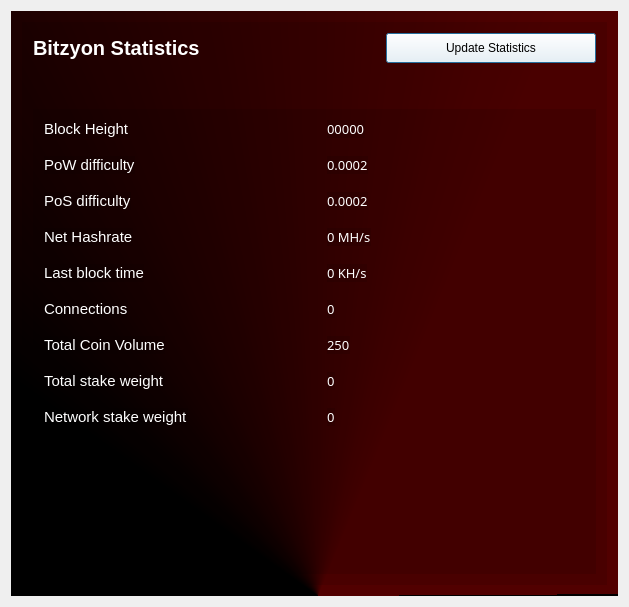
<?xml version="1.0" encoding="UTF-8"?>
<ui version="4.0">
 <class>StatisticsPage</class>
 <widget class="QWidget" name="StatisticsPage">
  <property name="windowModality">
   <enum>Qt::NonModal</enum>
  </property>
  <property name="geometry">
   <rect>
    <x>0</x>
    <y>0</y>
    <width>629</width>
    <height>607</height>
   </rect>
  </property>
  <property name="windowTitle">
   <string>Digging</string>
  </property>
  <property name="autoFillBackground">
   <bool>false</bool>
  </property>
  <property name="styleSheet">
   <string notr="true">font: 75 12pt &quot;Century Gothic&quot;;</string>
  </property>
  <layout class="QGridLayout" name="gridLayout">
   <property name="sizeConstraint">
    <enum>QLayout::SetMaximumSize</enum>
   </property>
   <item row="0" column="1">
    <widget class="QFrame" name="verticalFrame">
     <property name="minimumSize">
      <size>
       <width>0</width>
       <height>0</height>
      </size>
     </property>
     <property name="styleSheet">
      <string notr="true">background-color: qconicalgradient(cx:0.506, cy:1, angle:0.2, stop:0.1875 rgba(81, 0, 0, 255), stop:0.397727 rgba(0, 0, 0, 255))</string>
     </property>
     <layout class="QVBoxLayout" name="verticalLayout">
      <item>
       <widget class="QFrame" name="gridFrame_2">
        <property name="styleSheet">
         <string notr="true">background-color: rgba(0, 0, 0, 0.1);
color: #ffffff;
font: 75 10pt &quot;MS Shell Dlg 2&quot;;</string>
        </property>
        <layout class="QGridLayout" name="gridLayout_4">
         <item row="1" column="0">
          <layout class="QHBoxLayout" name="horizontalLayout_4">
           <property name="spacing">
            <number>7</number>
           </property>
           <item>
            <widget class="QLabel" name="label_5">
             <property name="font">
              <font>
               <family>MS Shell Dlg 2</family>
               <pointsize>16</pointsize>
               <weight>9</weight>
               <italic>false</italic>
               <bold>false</bold>
              </font>
             </property>
             <property name="styleSheet">
              <string notr="true">background: none;
color: #ffffff;
font: 75 16pt &quot;MS Shell Dlg 2&quot;;</string>
             </property>
             <property name="text">
              <string>&lt;html&gt;&lt;head/&gt;&lt;body&gt;&lt;p&gt;&lt;span style=&quot; font-size:20px; font-weight:600; color:#ffffff;&quot;&gt;Bitzyon Statistics&lt;/span&gt;&lt;/p&gt;&lt;/body&gt;&lt;/html&gt;</string>
             </property>
            </widget>
           </item>
           <item>
            <spacer name="horizontalSpacer_2">
             <property name="orientation">
              <enum>Qt::Horizontal</enum>
             </property>
             <property name="sizeHint" stdset="0">
              <size>
               <width>40</width>
               <height>20</height>
              </size>
             </property>
            </spacer>
           </item>
           <item>
            <widget class="QPushButton" name="startButton">
             <property name="sizePolicy">
              <sizepolicy hsizetype="Fixed" vsizetype="Fixed">
               <horstretch>0</horstretch>
               <verstretch>0</verstretch>
              </sizepolicy>
             </property>
             <property name="minimumSize">
              <size>
               <width>210</width>
               <height>30</height>
              </size>
             </property>
             <property name="styleSheet">
              <string notr="true">background: #ffffff;
color: #000000;
font: 75 12pt &quot;MS Shell Dlg 2&quot;;</string>
             </property>
             <property name="text">
              <string>Update Statistics</string>
             </property>
             <property name="default">
              <bool>true</bool>
             </property>
            </widget>
           </item>
          </layout>
         </item>
         <item row="4" column="0" rowspan="2">
          <widget class="QFrame" name="frame">
           <property name="styleSheet">
            <string notr="true">background-color: rgb(0, 0, 0, 0.1);</string>
           </property>
           <layout class="QFormLayout" name="formLayout_2">
            <property name="fieldGrowthPolicy">
             <enum>QFormLayout::FieldsStayAtSizeHint</enum>
            </property>
            <property name="horizontalSpacing">
             <number>139</number>
            </property>
            <property name="verticalSpacing">
             <number>18</number>
            </property>
            <property name="rightMargin">
             <number>1</number>
            </property>
            <item row="1" column="0">
             <widget class="QLabel" name="label_14">
              <property name="styleSheet">
               <string notr="true">font: 75 10pt &quot;Century Gothic&quot;;</string>
              </property>
              <property name="text">
               <string>&lt;html&gt;&lt;head/&gt;&lt;body&gt;&lt;p&gt;&lt;span style=&quot; font-size:11pt;&quot;&gt;Block Height&lt;/span&gt;&lt;/p&gt;&lt;/body&gt;&lt;/html&gt;</string>
              </property>
             </widget>
            </item>
            <item row="1" column="1">
             <widget class="QLabel" name="heightBox">
              <property name="font">
               <font>
                <family>Century Gothic</family>
                <pointsize>10</pointsize>
                <weight>9</weight>
                <italic>false</italic>
                <bold>false</bold>
               </font>
              </property>
              <property name="styleSheet">
               <string notr="true">font: 75 10pt &quot;Century Gothic&quot;;</string>
              </property>
              <property name="text">
               <string>00000</string>
              </property>
              <property name="textInteractionFlags">
               <set>Qt::LinksAccessibleByMouse|Qt::TextSelectableByMouse</set>
              </property>
             </widget>
            </item>
            <item row="2" column="0">
             <widget class="QLabel" name="label_13">
              <property name="styleSheet">
               <string notr="true">font: 75 10pt &quot;Century Gothic&quot;;</string>
              </property>
              <property name="text">
               <string>&lt;html&gt;&lt;head/&gt;&lt;body&gt;&lt;p&gt;&lt;span style=&quot; font-size:11pt;&quot;&gt;PoW difficulty&lt;/span&gt;&lt;/p&gt;&lt;/body&gt;&lt;/html&gt;</string>
              </property>
             </widget>
            </item>
            <item row="2" column="1">
             <widget class="QLabel" name="diffBox">
              <property name="font">
               <font>
                <family>Century Gothic</family>
                <pointsize>10</pointsize>
                <weight>9</weight>
                <italic>false</italic>
                <bold>false</bold>
               </font>
              </property>
              <property name="styleSheet">
               <string notr="true">font: 75 10pt &quot;Century Gothic&quot;;</string>
              </property>
              <property name="text">
               <string>0.0002</string>
              </property>
             </widget>
            </item>
            <item row="3" column="0">
             <widget class="QLabel" name="label_9">
              <property name="styleSheet">
               <string notr="true">font: 75 10pt &quot;Century Gothic&quot;;</string>
              </property>
              <property name="text">
               <string>&lt;html&gt;&lt;head/&gt;&lt;body&gt;&lt;p&gt;&lt;span style=&quot; font-size:11pt;&quot;&gt;PoS difficulty&lt;/span&gt;&lt;/p&gt;&lt;/body&gt;&lt;/html&gt;</string>
              </property>
             </widget>
            </item>
            <item row="3" column="1">
             <widget class="QLabel" name="diffBox2">
              <property name="font">
               <font>
                <family>Century Gothic</family>
                <pointsize>10</pointsize>
                <weight>9</weight>
                <italic>false</italic>
                <bold>false</bold>
               </font>
              </property>
              <property name="styleSheet">
               <string notr="true">font: 75 10pt &quot;Century Gothic&quot;;</string>
              </property>
              <property name="text">
               <string>0.0002</string>
              </property>
             </widget>
            </item>
            <item row="4" column="0">
             <widget class="QLabel" name="label_16">
              <property name="styleSheet">
               <string notr="true">font: 75 10pt &quot;Century Gothic&quot;;</string>
              </property>
              <property name="text">
               <string>&lt;html&gt;&lt;head/&gt;&lt;body&gt;&lt;p&gt;&lt;span style=&quot; font-size:11pt;&quot;&gt;Net Hashrate&lt;/span&gt;&lt;/p&gt;&lt;/body&gt;&lt;/html&gt;</string>
              </property>
             </widget>
            </item>
            <item row="4" column="1">
             <widget class="QLabel" name="pawrateBox">
              <property name="font">
               <font>
                <family>Century Gothic</family>
                <pointsize>10</pointsize>
                <weight>9</weight>
                <italic>false</italic>
                <bold>false</bold>
               </font>
              </property>
              <property name="styleSheet">
               <string notr="true">font: 75 10pt &quot;Century Gothic&quot;;</string>
              </property>
              <property name="text">
               <string>0 MH/s</string>
              </property>
             </widget>
            </item>
            <item row="5" column="0">
             <widget class="QLabel" name="label3_2">
              <property name="sizePolicy">
               <sizepolicy hsizetype="Preferred" vsizetype="Maximum">
                <horstretch>0</horstretch>
                <verstretch>0</verstretch>
               </sizepolicy>
              </property>
              <property name="styleSheet">
               <string notr="true">font: 75 10pt &quot;Century Gothic&quot;;</string>
              </property>
              <property name="text">
               <string>&lt;html&gt;&lt;head/&gt;&lt;body&gt;&lt;p&gt;&lt;span style=&quot; font-size:11pt;&quot;&gt;Last block time&lt;/span&gt;&lt;/p&gt;&lt;/body&gt;&lt;/html&gt;</string>
              </property>
             </widget>
            </item>
            <item row="5" column="1">
             <widget class="QLabel" name="localBox">
              <property name="font">
               <font>
                <family>Century Gothic</family>
                <pointsize>10</pointsize>
                <weight>9</weight>
                <italic>false</italic>
                <bold>false</bold>
               </font>
              </property>
              <property name="styleSheet">
               <string notr="true">font: 75 10pt &quot;Century Gothic&quot;;</string>
              </property>
              <property name="text">
               <string>0 KH/s</string>
              </property>
             </widget>
            </item>
            <item row="6" column="0">
             <widget class="QLabel" name="label1_2">
              <property name="styleSheet">
               <string notr="true">font: 75 10pt &quot;Century Gothic&quot;;</string>
              </property>
              <property name="text">
               <string>&lt;html&gt;&lt;head/&gt;&lt;body&gt;&lt;p&gt;&lt;span style=&quot; font-size:11pt;&quot;&gt;Connections&lt;/span&gt;&lt;/p&gt;&lt;/body&gt;&lt;/html&gt;</string>
              </property>
             </widget>
            </item>
            <item row="6" column="1">
             <widget class="QLabel" name="connectionBox">
              <property name="font">
               <font>
                <family>Century Gothic</family>
                <pointsize>10</pointsize>
                <weight>9</weight>
                <italic>false</italic>
                <bold>false</bold>
               </font>
              </property>
              <property name="styleSheet">
               <string notr="true">font: 75 10pt &quot;Century Gothic&quot;;</string>
              </property>
              <property name="text">
               <string>0</string>
              </property>
             </widget>
            </item>
            <item row="7" column="0">
             <widget class="QLabel" name="label_8">
              <property name="styleSheet">
               <string notr="true">font: 75 10pt &quot;Century Gothic&quot;;</string>
              </property>
              <property name="text">
               <string>&lt;html&gt;&lt;head/&gt;&lt;body&gt;&lt;p&gt;&lt;span style=&quot; font-size:11pt;&quot;&gt;Total Coin Volume&lt;/span&gt;&lt;/p&gt;&lt;/body&gt;&lt;/html&gt;</string>
              </property>
             </widget>
            </item>
            <item row="7" column="1">
             <widget class="QLabel" name="volumeBox">
              <property name="font">
               <font>
                <family>Century Gothic</family>
                <pointsize>10</pointsize>
                <weight>9</weight>
                <italic>false</italic>
                <bold>false</bold>
               </font>
              </property>
              <property name="styleSheet">
               <string notr="true">font: 75 10pt &quot;Century Gothic&quot;;</string>
              </property>
              <property name="text">
               <string>250</string>
              </property>
             </widget>
            </item>
            <item row="8" column="0">
             <widget class="QLabel" name="label_10">
              <property name="styleSheet">
               <string notr="true">font: 75 10pt &quot;Century Gothic&quot;;</string>
              </property>
              <property name="text">
               <string>&lt;html&gt;&lt;head/&gt;&lt;body&gt;&lt;p&gt;&lt;span style=&quot; font-size:11pt;&quot;&gt;Total stake weight&lt;/span&gt;&lt;/p&gt;&lt;/body&gt;&lt;/html&gt;</string>
              </property>
             </widget>
            </item>
            <item row="8" column="1">
             <widget class="QLabel" name="minBox">
              <property name="font">
               <font>
                <family>Century Gothic</family>
                <pointsize>10</pointsize>
                <weight>9</weight>
                <italic>false</italic>
                <bold>false</bold>
               </font>
              </property>
              <property name="styleSheet">
               <string notr="true">font: 75 10pt &quot;Century Gothic&quot;;</string>
              </property>
              <property name="text">
               <string>0</string>
              </property>
             </widget>
            </item>
            <item row="9" column="0">
             <widget class="QLabel" name="label_11">
              <property name="styleSheet">
               <string notr="true">font: 75 10pt &quot;Century Gothic&quot;;</string>
              </property>
              <property name="text">
               <string>&lt;html&gt;&lt;head/&gt;&lt;body&gt;&lt;p&gt;&lt;span style=&quot; font-size:11pt;&quot;&gt;Network stake weight&lt;/span&gt;&lt;/p&gt;&lt;/body&gt;&lt;/html&gt;</string>
              </property>
             </widget>
            </item>
            <item row="9" column="1">
             <widget class="QLabel" name="maxBox">
              <property name="font">
               <font>
                <family>Century Gothic</family>
                <pointsize>10</pointsize>
                <weight>9</weight>
                <italic>false</italic>
                <bold>false</bold>
               </font>
              </property>
              <property name="styleSheet">
               <string notr="true">font: 75 10pt &quot;Century Gothic&quot;;</string>
              </property>
              <property name="text">
               <string>0</string>
              </property>
             </widget>
            </item>
           </layout>
          </widget>
         </item>
         <item row="2" column="0">
          <spacer name="verticalSpacer_2">
           <property name="orientation">
            <enum>Qt::Vertical</enum>
           </property>
           <property name="sizeType">
            <enum>QSizePolicy::Fixed</enum>
           </property>
           <property name="sizeHint" stdset="0">
            <size>
             <width>20</width>
             <height>40</height>
            </size>
           </property>
          </spacer>
         </item>
        </layout>
       </widget>
      </item>
     </layout>
    </widget>
   </item>
  </layout>
 </widget>
 <layoutdefault spacing="6" margin="11"/>
 <resources/>
 <connections/>
</ui>
